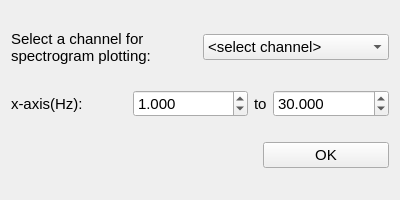
<?xml version="1.0" encoding="UTF-8"?>
<ui version="4.0">
 <class>Form</class>
 <widget class="QWidget" name="Form">
  <property name="windowModality">
   <enum>Qt::ApplicationModal</enum>
  </property>
  <property name="geometry">
   <rect>
    <x>0</x>
    <y>0</y>
    <width>400</width>
    <height>200</height>
   </rect>
  </property>
  <property name="maximumSize">
   <size>
    <width>400</width>
    <height>200</height>
   </size>
  </property>
  <property name="windowTitle">
   <string>Select signal for PSD</string>
  </property>
  <layout class="QHBoxLayout" name="horizontalLayout_4">
   <item>
    <layout class="QVBoxLayout" name="verticalLayout">
     <item>
      <layout class="QHBoxLayout" name="horizontalLayout">
       <item>
        <widget class="QLabel" name="label">
         <property name="font">
          <font>
           <pointsize>11</pointsize>
          </font>
         </property>
         <property name="text">
          <string>Select a channel for spectrogram plotting:</string>
         </property>
         <property name="textFormat">
          <enum>Qt::AutoText</enum>
         </property>
         <property name="wordWrap">
          <bool>true</bool>
         </property>
        </widget>
       </item>
       <item>
        <layout class="QVBoxLayout" name="verticalLayout_2">
         <item>
          <widget class="QComboBox" name="select_ch_cbx">
           <property name="font">
            <font>
             <pointsize>11</pointsize>
            </font>
           </property>
           <item>
            <property name="text">
             <string>&lt;select channel&gt;</string>
            </property>
           </item>
          </widget>
         </item>
        </layout>
       </item>
      </layout>
     </item>
     <item>
      <layout class="QHBoxLayout" name="horizontalLayout_2" stretch="1,1,0,1">
       <item>
        <widget class="QLabel" name="label_2">
         <property name="font">
          <font>
           <pointsize>11</pointsize>
          </font>
         </property>
         <property name="text">
          <string>x-axis(Hz):</string>
         </property>
        </widget>
       </item>
       <item>
        <widget class="QDoubleSpinBox" name="x1">
         <property name="font">
          <font>
           <pointsize>11</pointsize>
          </font>
         </property>
         <property name="decimals">
          <number>3</number>
         </property>
         <property name="value">
          <double>1.000000000000000</double>
         </property>
        </widget>
       </item>
       <item>
        <widget class="QLabel" name="label_3">
         <property name="font">
          <font>
           <pointsize>11</pointsize>
          </font>
         </property>
         <property name="text">
          <string>to</string>
         </property>
        </widget>
       </item>
       <item>
        <widget class="QDoubleSpinBox" name="x2">
         <property name="font">
          <font>
           <pointsize>11</pointsize>
          </font>
         </property>
         <property name="decimals">
          <number>3</number>
         </property>
         <property name="value">
          <double>30.000000000000000</double>
         </property>
        </widget>
       </item>
      </layout>
     </item>
     <item>
      <layout class="QHBoxLayout" name="horizontalLayout_3" stretch="2,1">
       <item>
        <spacer name="horizontalSpacer">
         <property name="font">
          <font>
           <pointsize>11</pointsize>
          </font>
         </property>
         <property name="orientation">
          <enum>Qt::Horizontal</enum>
         </property>
         <property name="sizeHint" stdset="0">
          <size>
           <width>40</width>
           <height>20</height>
          </size>
         </property>
        </spacer>
       </item>
       <item>
        <widget class="QPushButton" name="ok_btn">
         <property name="font">
          <font>
           <pointsize>11</pointsize>
          </font>
         </property>
         <property name="text">
          <string>OK</string>
         </property>
        </widget>
       </item>
      </layout>
     </item>
    </layout>
   </item>
  </layout>
 </widget>
 <resources/>
 <connections/>
</ui>
